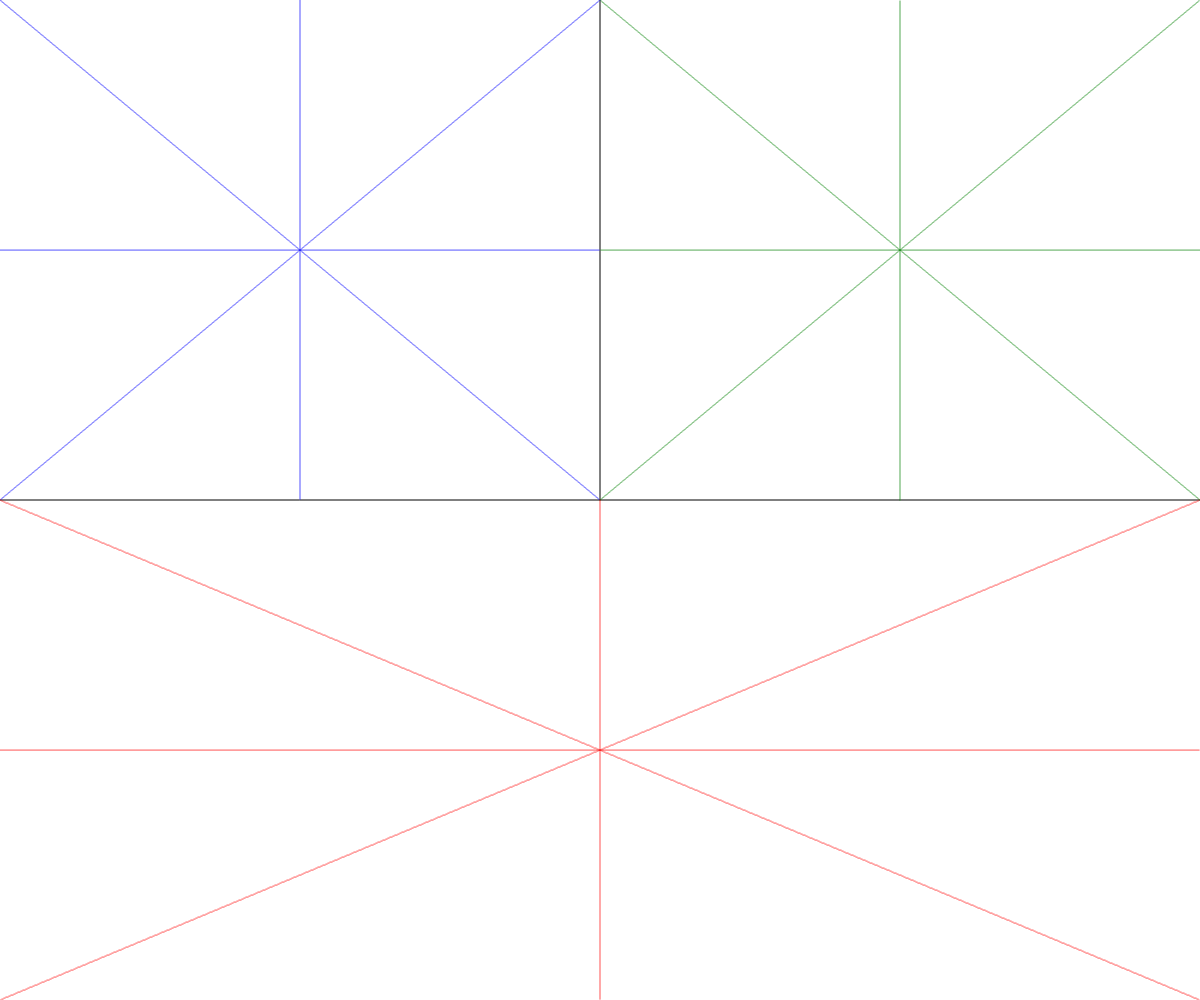
Frame 1 (no input)
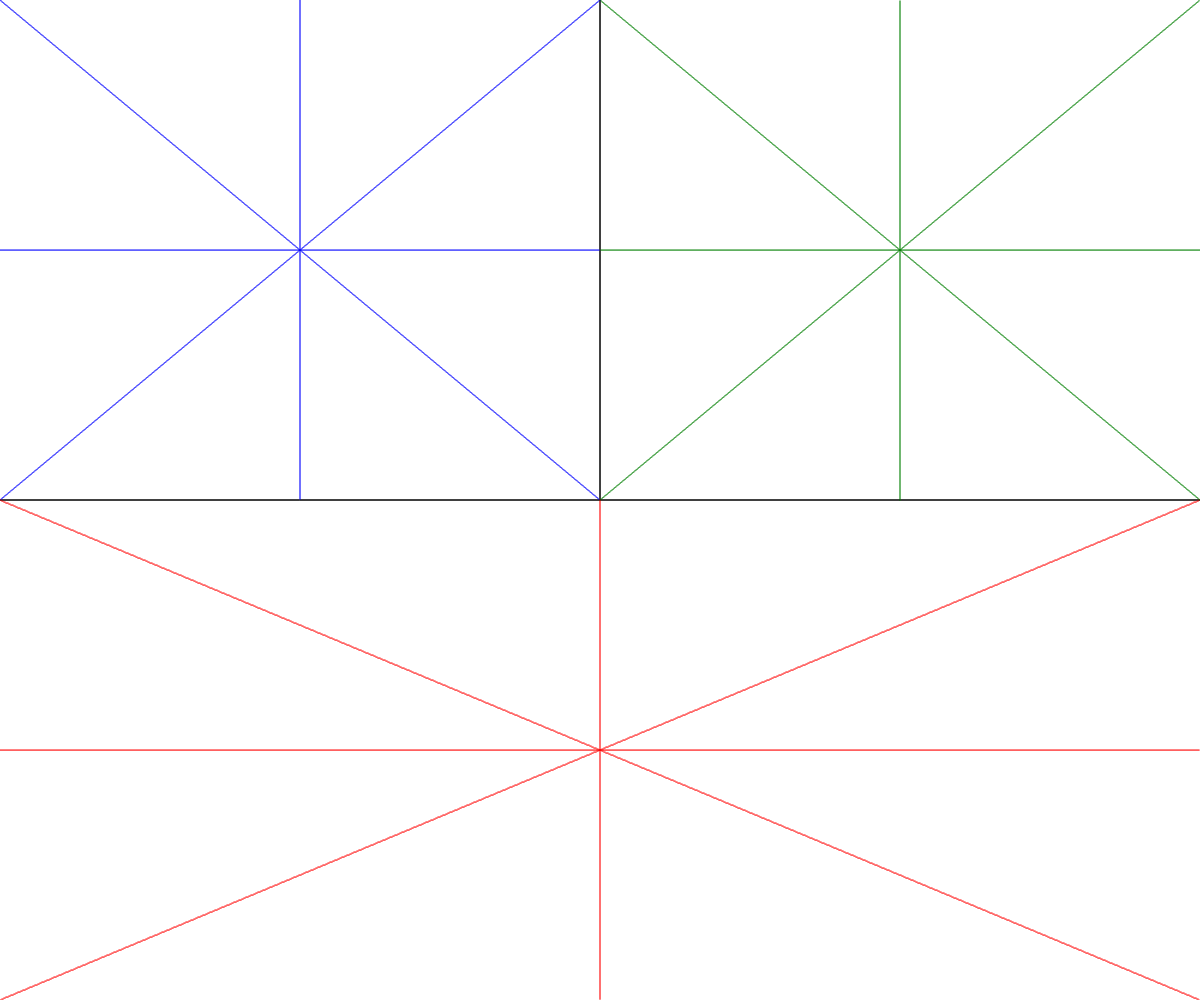
Frame 2 (the mouse pressed at the canvas centre, redrawn once)

The p5.js sketch that drew these frames (run headless with seeded random() and noise() and a simulated clock; the mouse was pressed at the canvas centre and the sketch redrawn once):

// p5.js sketch
// ── sketch.js
function setup()
{
	createCanvas(windowWidth, windowHeight);
}

function draw() 
{
	//line p5
	stroke("black");
	line(width/2, 0, width/2, height/2);
	line(0, height/2, width, height/2);

	//pp
	stroke("blue");
	ecuPP(0, 0, width/2, height/2);
	ecuPP(width/4, 0, width/4, height/2);
	ecuPP(width/2, 0, 0, height/2);
	ecuPP(0, height/4, width/2, height/4);
	
	//dda
	stroke("green");
	dda(width/2, 0, width, height/2);
	dda(width, 0, width/2, height/2);
	dda((width/4)*3, 0, (width/4)*3, height/2);
	dda(width/2, height/4, width, height/4);

	//bresenham
	stroke("red");
	bresenham(0, height/2, width, height);
	bresenham(0, height, width, height/2);
	bresenham(width/2, height/2, width/2, height);
	bresenham(0, (height/4)*3, width, (height/4)*3);

	noLoop();
}

function ecuPP(x1, y1, x2, y2)
{
 	let x = x1,
    y = y1,
    stepX = 1,
    stepY = 1;
  	const dx = x2 - x1;
  	const dy = y2 - y1;

  	if (dx == 0) 
  	{
    	if (dy < 0) stepY = -1;
    	
    	while (y !== y2) 
    	{
      		point(x, y);
      		y += stepY;
    	}
  } 
  else 
  {
		const m = dy / dx;
    	const b = y1 - m * x1;
    	
    	if (dx < 0) stepX = -1;
    
	    while (x !== x2) 
	    {
	      	point(x, y);
	      	x += stepX;
	      	y = m * x + b;
	    }
  }
}

function dda(x1, y1, x2, y2)
{
	let x = x1,
	y = y1,
	dx = x2 - x1,
	dy = y2 - y1;

  	const m = Math.abs(dx) > Math.abs(dy) ? Math.abs(dx) : Math.abs(dy);
  	const xIncrement = dx / m;
  	const yIncrement = dy / m;
	
  	for (let i = 0; i < m; i++)
  	{
    	x += xIncrement;
    	y += yIncrement;
   		point(x, y);
  	}
}

function bresenham (x1, y1, x2, y2)
{
	let x = x1;
	let y = y1;
	let dx = x2 - x1;
	let dy = y2 - y1;
	let sx = 1;
	let sy = 1;

	if (dy < 0) 
	{
		dy = -dy;
		sy = -1;
	}
	
	if (dx < 0) 
	{
		dx = -dx;
		sx = -1;
	}

	if (dx > dy) 
	{
		let p = 2 * dy - dx;
		
		while (x != x2) 
		{
	  		point(x, y);
	  		x += sx;
	  		
	  		if (p < 0) 
	  		{
	    		p += 2 * dy;
	  		} 
		  	else 
	  		{
		    	y += sy;
		    	p += 2 * (dy - dx);
		  	}
		}
	} 
	else 
	{
		let p = 2 * dx - dy;
		
		while (y != y2) 
		{
	  		point(x, y);
	  		y += sy;
	  		
	  		if (p < 0) 
	  		{
		    	p += 2 * dx;
		  	} 
	  		else 
	  		{
				x += sx;
				p += 2 * (dx - dy);
		  	}
		}
	}
}
